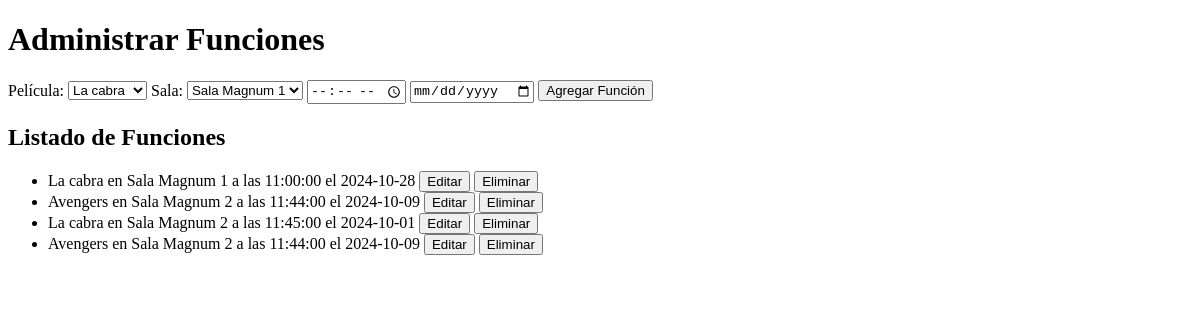
/pages/funciones.php, run on an earlier commit of the app's database.
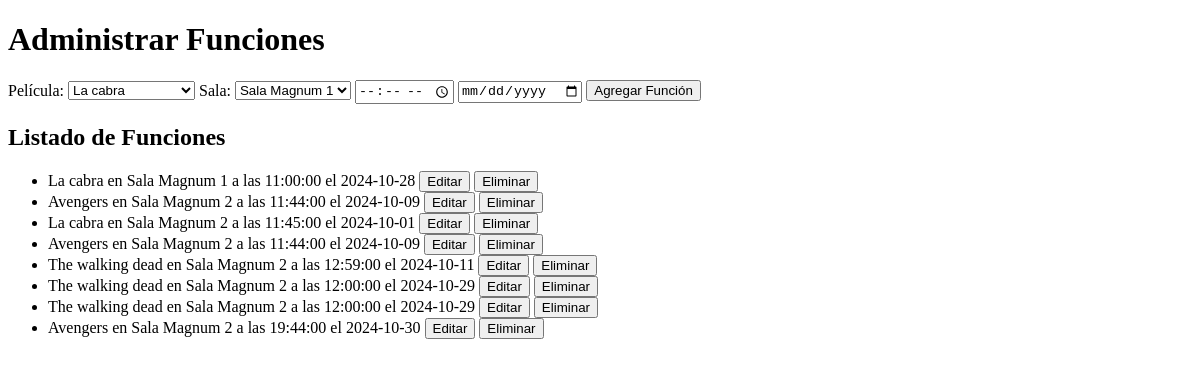
And on a later commit of the database.
### tables this page shows
CREATE TABLE `funciones` (
  `id_funcion` int NOT NULL AUTO_INCREMENT,
  `id_pelicula` int DEFAULT NULL,
  `id_sala` int DEFAULT NULL,
  `horario` time NOT NULL,
  `fecha` date NOT NULL,
  PRIMARY KEY (`id_funcion`),
  KEY `id_pelicula` (`id_pelicula`),
  KEY `id_sala` (`id_sala`),
  CONSTRAINT `funciones_ibfk_1` FOREIGN KEY (`id_pelicula`) REFERENCES `peliculas` (`id_pelicula`),
  CONSTRAINT `funciones_ibfk_2` FOREIGN KEY (`id_sala`) REFERENCES `salas` (`id_sala`)
);

CREATE TABLE `peliculas` (
  `id_pelicula` int NOT NULL AUTO_INCREMENT,
  `titulo` varchar(255) NOT NULL,
  `descripcion` text,
  `duracion` int DEFAULT NULL,
  `clasificacion` varchar(50) DEFAULT NULL,
  `genero` varchar(100) DEFAULT NULL,
  `imagen` varchar(255) DEFAULT NULL,
  PRIMARY KEY (`id_pelicula`)
);

CREATE TABLE `salas` (
  `id_sala` int NOT NULL AUTO_INCREMENT,
  `nombre` varchar(100) NOT NULL,
  `capacidad` int NOT NULL,
  `estado` enum('ocupada','disponible') DEFAULT 'disponible',
  PRIMARY KEY (`id_sala`)
);

### functions/gestionar.php (called while the page is built, shortened)
<?php
include_once '../config.php';
function obtenerPeliculas() {
    global $conexion;
    $result = $conexion->query("SELECT * FROM peliculas");
    return $result->fetch_all(MYSQLI_ASSOC);
}
function obtenerSalas() {
    global $conexion;
    $result = $conexion->query("SELECT * FROM salas");
    return $result->fetch_all(MYSQLI_ASSOC);
}
function obtenerFunciones() {
    global $conexion;
    $query = "
        SELECT f.*, p.titulo as pelicula, s.nombre as sala
        FROM funciones f
        JOIN peliculas p ON f.id_pelicula = p.id_pelicula
        JOIN salas s ON f.id_sala = s.id_sala
    ";
    $result = $conexion->query($query);
    return $result->fetch_all(MYSQLI_ASSOC);
}
?>

### pages/funciones.php (the view, shortened to what this page needs)
<?php
include_once '../config.php';
include_once '../functions/gestionar.php';
$peliculas = obtenerPeliculas();
$salas = obtenerSalas();
$funciones = obtenerFunciones();
?>
<!DOCTYPE html>
<html lang="en">
<head>
    <link rel="stylesheet" href="../assets/styles.css">
</head>
<body>
    <h1>Administrar Funciones</h1>
    <form method="post">
        <label for="id_pelicula">Película:</label>
        <select name="id_pelicula" required>
            <?php foreach ($peliculas as $pelicula): ?>
                <option value="<?php echo $pelicula['id_pelicula']; ?>"><?php echo $pelicula['titulo']; ?></option>
            <?php endforeach; ?>
        </select>
        <label for="id_sala">Sala:</label>
        <select name="id_sala" required>
            <?php foreach ($salas as $sala): ?>
                <option value="<?php echo $sala['id_sala']; ?>"><?php echo $sala['nombre']; ?></option>
            <?php endforeach; ?>
        </select>
        <input type="time" name="horario" placeholder="Horario" required>
        <input type="date" name="fecha" required>
        <button type="submit">Agregar Función</button>
    </form>
    <h2>Listado de Funciones</h2>
    <ul>
        <?php foreach ($funciones as $funcion): ?>
            <li>
                <?php echo "{$funcion['pelicula']} en {$funcion['sala']} a las {$funcion['horario']} el {$funcion['fecha']}"; ?>
                <button onclick="abrirModal(<?php echo $funcion['id_funcion']; ?>)">Editar</button>
                <form method="post" style="display:inline;">
                    <button type="submit" name="eliminar" onclick="return confirm('Estas seguro que deseas eliminar esta funcion xdxd?');" >Eliminar</button>
                </form>
            </li>
        <?php endforeach; ?>
    </ul>
</body>
</html>

What changed in the data, as far as the page shows it:
added funciones: id_pelicula.titulo "The walking dead", id_sala.nombre "Sala Magnum 2", horario "12:59:00", fecha "2024-10-11"
added funciones: id_pelicula.titulo "The walking dead", id_sala.nombre "Sala Magnum 2", horario "12:00:00", fecha "2024-10-29"
added funciones: id_pelicula.titulo "The walking dead", id_sala.nombre "Sala Magnum 2", horario "12:00:00", fecha "2024-10-29"
added funciones: id_pelicula.titulo "Avengers", id_sala.nombre "Sala Magnum 2", horario "19:44:00", fecha "2024-10-30"
